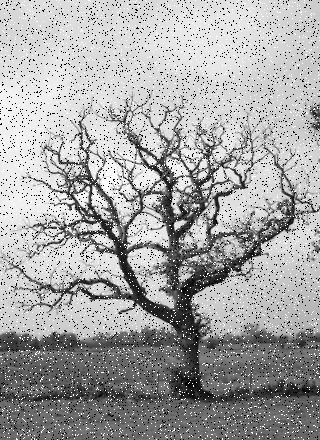
#> input picture opencv/data/salt_pepper.png, 320 x 440 px
$ python p354.py
#> lines starting #> are read from the running program, lines starting #| are printed output that depends on the picture
import numpy as np
import cv2

# 이미지 파일 읽기 및 필터링
original_image = cv2.imread('data/salt_pepper.png', 0)		# 원본
#> original_image is the input picture: shape (440, 320); min 0, max 255, mean 165
result_image1 = cv2.GaussianBlur(original_image, (9,9), 1)		# 가우스 필터
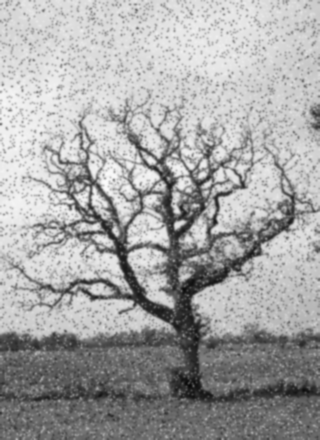
#> result_image1: shape (440, 320); min 9, max 251, mean 165
result_image2 = cv2.bilateralFilter(original_image, 9, 50, 50)	# 양방향 필터
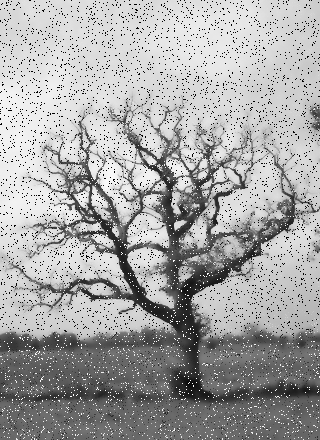
#> result_image2: shape (440, 320); min 0, max 255, mean 165.5
result_image3 = cv2.medianBlur(original_image, 9)		# 중앙값 필터
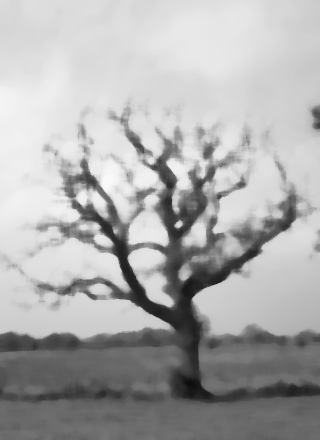
#> result_image3: shape (440, 320); min 12, max 250, mean 172.2

# 이미지 출력
cv2.imshow('orginal', original_image)
cv2.imshow('GaussianBlur', result_image1)
cv2.imshow('bilateralFilter', result_image2)
cv2.imshow('medianBlur', result_image3)

$ run again, with opencv/data/green_back.png copied over opencv/data/salt_pepper.png
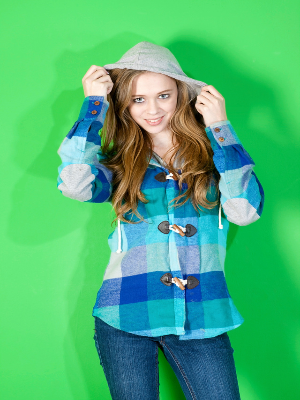
#> input picture opencv/data/green_back.png, 300 x 400 px
#> `original_image = cv2.imread('data/salt_pepper.png', 0)`:
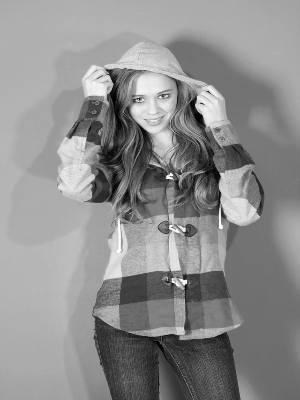
#> original_image: shape (400, 300); min 0, max 254, mean 141
#> `result_image3 = cv2.medianBlur(original_image, 9)`:
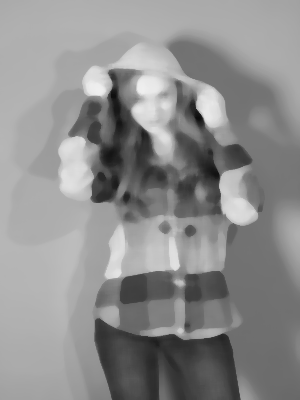
#> result_image3: shape (400, 300); min 12, max 239, mean 141.1
